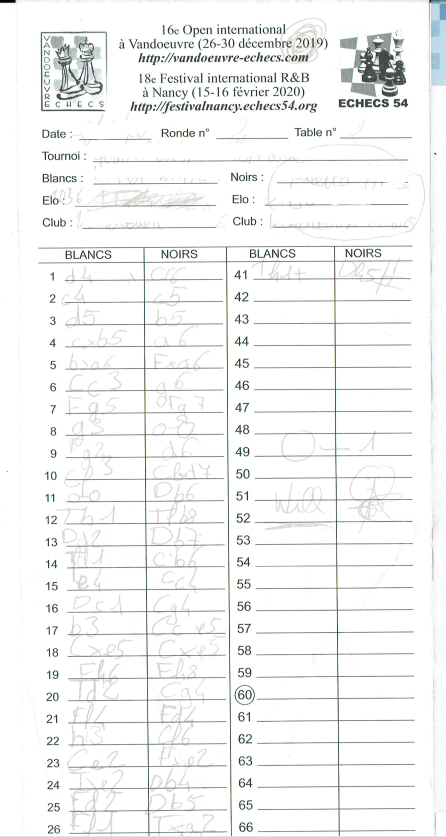
#> input picture chess1.png, 446 x 837 px
$ python parse.py chess1.png
#> lines starting #> are read from the running program, lines starting #| are printed output that depends on the picture; after the words box and inside, x2 and y2 are one past the last pixel; in counts of white or black regions, pixels touching at a corner belong together
# coding: utf-8

import os
import sys
import logging
import numpy as np
import skimage
import skimage.io
import skimage.color
import skimage.feature
import argparse
import cv2


logging.basicConfig(level=logging.DEBUG)

# The parser of input arguments
parser = argparse.ArgumentParser()
parser.add_argument('imagefile', nargs=1,
                    help='The image file to process')
parser.add_argument('--delta_theta',
                    default=0.01,
                    help="The tolerance on the orientation of horizontal lines")
parser.add_argument('--output_dir', default='.',
                    help="The directory where to save the images")
args = parser.parse_args()

delta_theta = float(args.delta_theta)

# Load the image
imagefilepath = args.imagefile[0]
logging.info("Opening {}".format(imagefilepath))

# Convert it to grayscale
rgb_image = cv2.imread(imagefilepath)
#> rgb_image is the input picture: shape (837, 446, 3); mean B, G, R 243.8, 244.2, 243.4
result_image = rgb_image.copy()
gray_image = cv2.cvtColor(rgb_image, cv2.COLOR_BGR2GRAY)

# Little blur
blur_image = cv2.GaussianBlur(gray_image,(7, 7),0)
cv2.imwrite(os.path.join(args.output_dir, '0-blur.jpg'), blur_image)
# thres_image = cv2.threshold(blur_image, 0, 255,
# cv2.THRESH_BINARY | cv2.THRESH_OTSU)[1]
thres_image = cv2.adaptiveThreshold(blur_image, 255,
                                    cv2.ADAPTIVE_THRESH_GAUSSIAN_C,
                                    cv2.THRESH_BINARY, 7, 5)
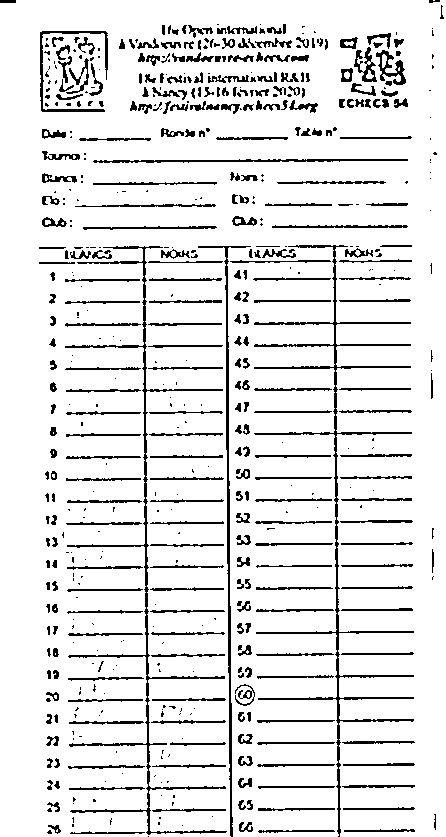
#> thres_image: shape (837, 446); 89.5% white; black in thin lines or dots

cv2.imwrite(os.path.join(args.output_dir, '1-threshold.jpg'), thres_image)
# Binarize the image to find the grid
ngray = cv2.bitwise_not(thres_image)
#> ngray: shape (837, 446); 10.5% white in thin lines or dots
cv2.imwrite(os.path.join(args.output_dir, '2-not.jpg'), ngray)

# Dilation to fill in some gaps
kernel = cv2.getStructuringElement(cv2.MORPH_CROSS,(5,5))
dilation = cv2.dilate(ngray, kernel, iterations=1)
#> dilation: shape (837, 446); 28.8% white; 181 white regions (70 under 20 px), largest, box (x1, y1, x2, y2) and area: (37, 243, 417, 837) 66976, (128, 70, 320, 116) 5290, (38, 29, 110, 114) 4454
cv2.imwrite(os.path.join(args.output_dir, '3-dilation.jpg'), dilation)

# Detect the connected components
retval, labels, stats, centroids = cv2.connectedComponentsWithStats(dilation, connectivity=4)
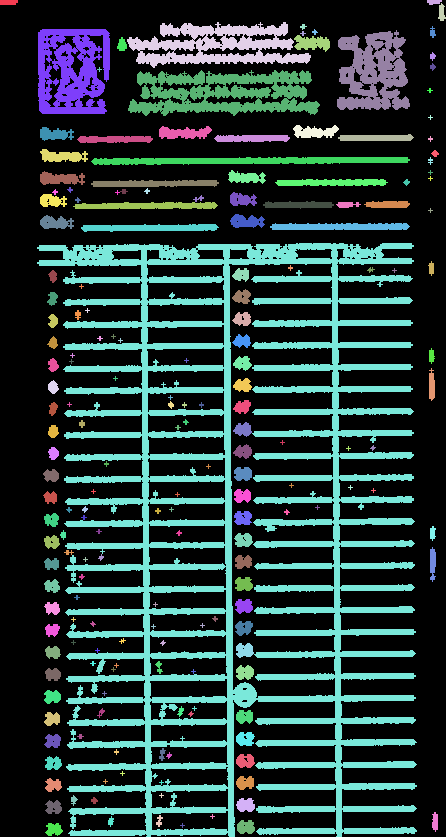
#> labels: shape (837, 446) int32; 193 distinct labels, from 0 to 192; one colour per label, 0 black
#> retval = 193; stats = 193 rows, first 6: [0, 0, 446, 837, 265726], [0, 0, 18, 5, 86], [427, 0, 15, 5, 58], [438, 3, 8, 18, 90], [127, 22, 184, 46, 4439], [300, 24, 7, 6, 22]; centroids = 193 pairs, first value 8.13 to 441.2, second value 1.55 to 829

# It seems the index 0 is the whole image
largest_cc_idx=np.argmax(stats[1:, cv2.CC_STAT_AREA])+1
#> largest_cc_idx = 55
logging.info("The largest component I found is idx {} with area {}".format(largest_cc_idx, stats[largest_cc_idx, cv2.CC_STAT_AREA]))

# Filter the lines of the grid
grid_mask = labels == largest_cc_idx
#> grid_mask: shape (837, 446) bool; 17.8% white; 1 white region, box (x1, y1, x2, y2) and area: (37, 243, 417, 837) 66496
nogrid_mask = np.logical_not(grid_mask)

dilation[grid_mask] = 255
dilation[nogrid_mask] = 0
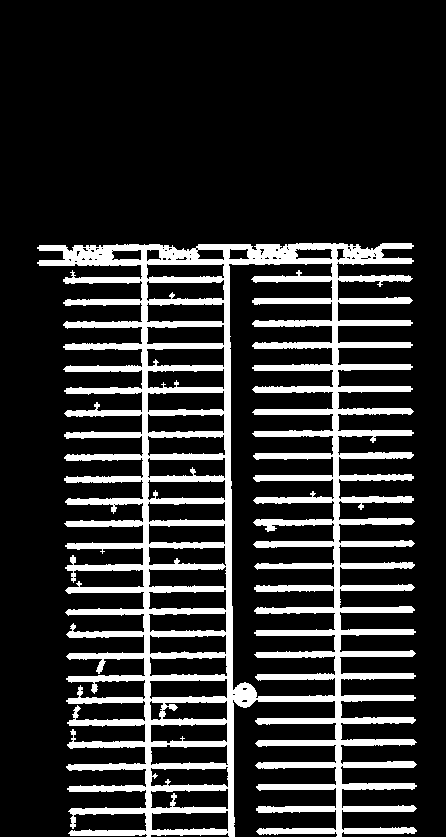
#> dilation: shape (837, 446); 17.8% white; 1 white region, box (x1, y1, x2, y2) and area: (37, 243, 417, 837) 66496

# cv2.erode(dilation, np.ones((10,10),np.uint8), iterations=3)


# Store the top left pixel and with , height of the grid
coordinates_grid = {"left": stats[largest_cc_idx, cv2.CC_STAT_LEFT],
                    "top": stats[largest_cc_idx, cv2.CC_STAT_TOP],
                    "width": stats[largest_cc_idx, cv2.CC_STAT_WIDTH],
                    "height": stats[largest_cc_idx, cv2.CC_STAT_HEIGHT]
                   }
#> coordinates_grid = {'left': 37, 'top': 243, 'width': 380, 'height': 594}
coordinates_grid["right"] = coordinates_grid["left"] + coordinates_grid["width"]
coordinates_grid["bottom"] = coordinates_grid["top"] + coordinates_grid["height"]
logging.info("BBox of the largest object {}".format(coordinates_grid))

cv2.rectangle(result_image,
              (coordinates_grid["left"], coordinates_grid["top"]),
              (coordinates_grid["right"], coordinates_grid["bottom"]),
              color=(255, 0, 0), thickness=2)
cv2.imwrite(os.path.join(args.output_dir, "4-grid.jpg"), result_image)

# We can now crop the image around the grid
# The cropped RGB image
rgb_grid = rgb_image[coordinates_grid["top"]:coordinates_grid["bottom"],
                     coordinates_grid["left"]:coordinates_grid["right"]]
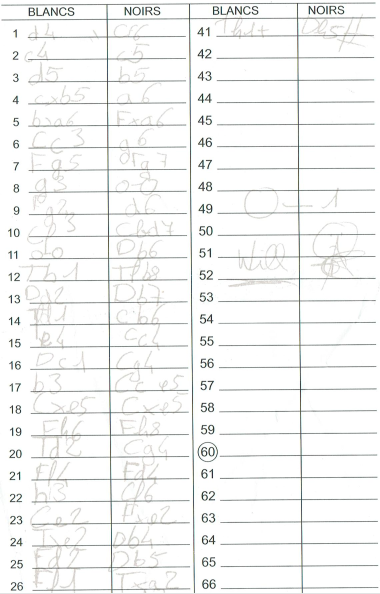
#> rgb_grid: shape (594, 380, 3); mean B, G, R 244.6, 245.1, 244.5
result_grid = rgb_grid.copy()
dilation_grid = dilation[coordinates_grid["top"]:coordinates_grid["bottom"],
                         coordinates_grid["left"]:coordinates_grid["right"]]
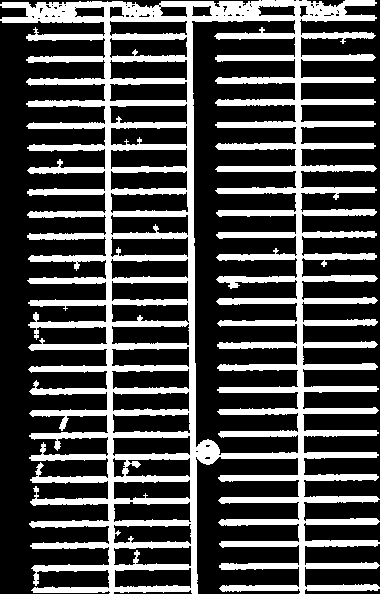
#> dilation_grid: shape (594, 380); 29.5% white; 1 white region, box (x1, y1, x2, y2) and area: (0, 0, 380, 594) 66496

cv2.imwrite(os.path.join(args.output_dir, "5-rgb_grid.jpg"), rgb_grid)
cv2.imwrite(os.path.join(args.output_dir, "5-dilation_grid.jpg"), dilation_grid)

# Detecting the vertical and horizontal lines

lines = cv2.HoughLines(dilation_grid, rho=1, theta=np.pi/180.0, threshold=300).squeeze()
#> lines = 75 pairs, first value -294 to 592, second value 0 to 3.12
# The lines are represented by (rho, theta)
# rho is the distance from the origin (0, 0) top left corner
# theta is the orientation with 0 for vertical line and pi/2 for horizontal lines
vertical_lines = []
horizontal_lines = []
logging.info("Filtering the vertical and horizontal lines with tolerance {}".format(delta_theta))
for rho, theta in lines:
    if theta == 0:
        pt1 = (rho, 0)
        pt2 = (rho, coordinates_grid["height"])
        vertical_lines.append(rho)
        cv2.line(result_grid, pt1, pt2, color=(0, 0, 255), thickness=3)
    if np.pi/2.0 - delta_theta <= theta <= np.pi/2.0 + delta_theta:
        m = -1./np.tan(theta)
        c = rho/np.sin(theta)
        horizontal_lines.append(c)
        pt1 = (0, c)
        pt2 = (coordinates_grid["width"], int(m*coordinates_grid["width"] + c))
        cv2.line(result_grid, pt1, pt2, color=(0, 0, 255), thickness=3)
#> this loop made 75 passes
#> (rho, theta, c, pt1, pt2) on passes 7, 8, 16, 22, 23, 25, 26, 27, 28, 29, 30, 31: (19, 1.57, 19, (0, 19), (380, 19)), (17, 1.57, 17, (0, 17), (380, 17)), (455, 1.57, 455, (0, 455), (380, 455)), (36, 1.57, 36, (0, 36), (380, 36)), (235, 1.57, 235, (0, 235), (380, 235)), (80, 1.57, 80, (0, 80), (380, 80)), (102, 1.57, 102, (0, 102), (380, 102)), (124, 1.57, 124, (0, 124), (380, 124)), (169, 1.57, 169, (0, 169), (380, 169)), (257, 1.57, 257, (0, 257), (380, 257)), (279, 1.57, 279, (0, 279), (380, 279)), (367, 1.57, 367, (0, 367), (380, 367))
#> (rho, theta, pt2) on passes 1 to 3: (191, 0, (191, 594)), (109, 0, (109, 594)), (299, 0, (299, 594))
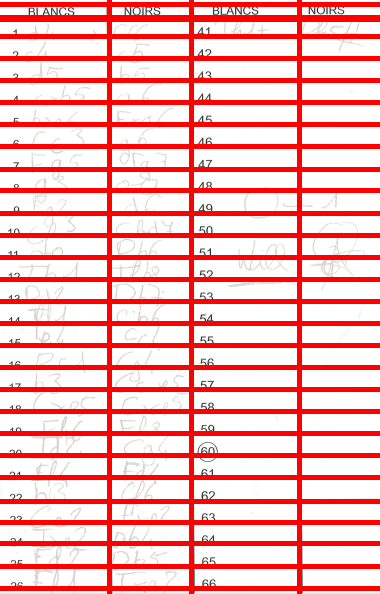
#> result_grid: shape (594, 380, 3); mean B, G, R 183.3, 183.5, 252
#> after the loop, horizontal_lines = 29 values, max 588 at index 21, min 4 at index 28, mean 281; vertical_lines = [191, 109, 299]
cv2.imwrite(os.path.join(args.output_dir, '6-lines.jpg'), result_grid)


gray_image = gray_image[coordinates_grid["top"]:coordinates_grid["bottom"],
                         coordinates_grid["left"]:coordinates_grid["right"]]
#> gray_image: shape (594, 380)

for rho, theta in lines:
    if theta == 0:
        pt1 = (rho, 0)
        pt2 = (rho, coordinates_grid["height"])
        vertical_lines.append(rho)
        cv2.line(gray_image, pt1, pt2, color=(255,), thickness=3)
    if np.pi/2.0 - delta_theta <= theta <= np.pi/2.0 + delta_theta:
        m = -1./np.tan(theta)
        c = rho/np.sin(theta)
        horizontal_lines.append(c)
        pt1 = (0, c)
        pt2 = (coordinates_grid["width"], int(m*coordinates_grid["width"] + c))
        cv2.line(gray_image, pt1, pt2, color=(255,), thickness=3)
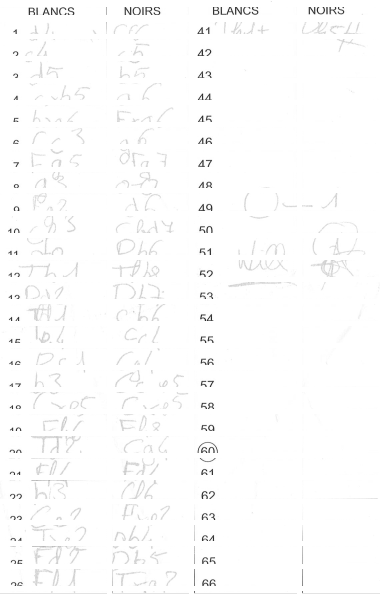
#> gray_image: shape (594, 380); min 38, max 255, mean 252.1
#> after the loop, horizontal_lines = 58 values, max 588 at index 21, min 4 at index 28, mean 281; vertical_lines = [191, 109, 299, 191, 109, 299]
cv2.imwrite(os.path.join(args.output_dir, '7-gray.jpg'), gray_image)
